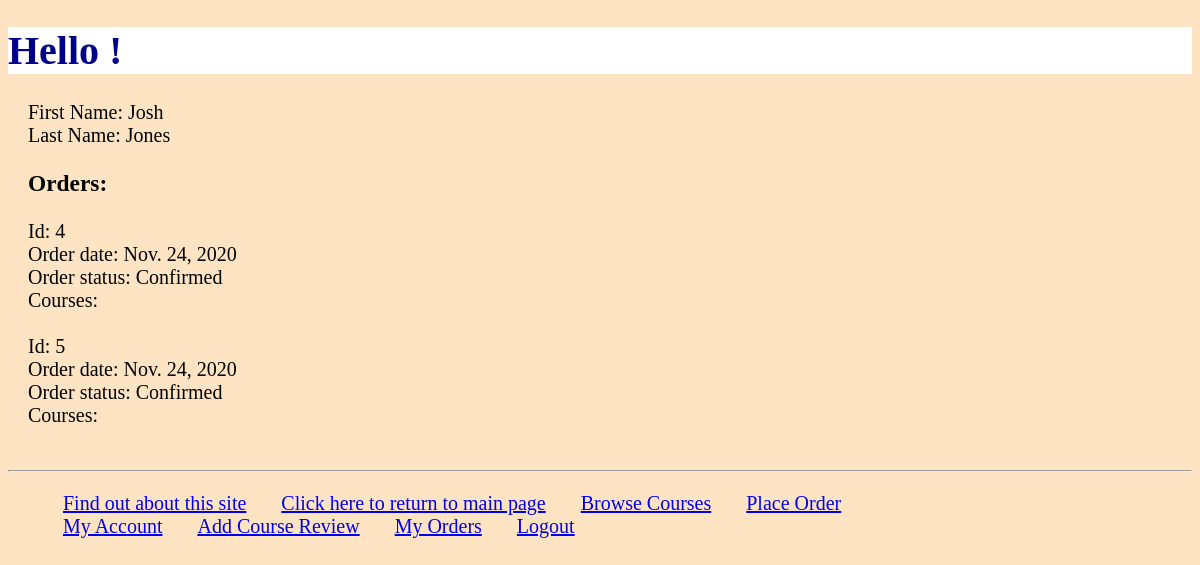
/myapp/myOrder/ (signed in), run on an earlier commit of the app's database.
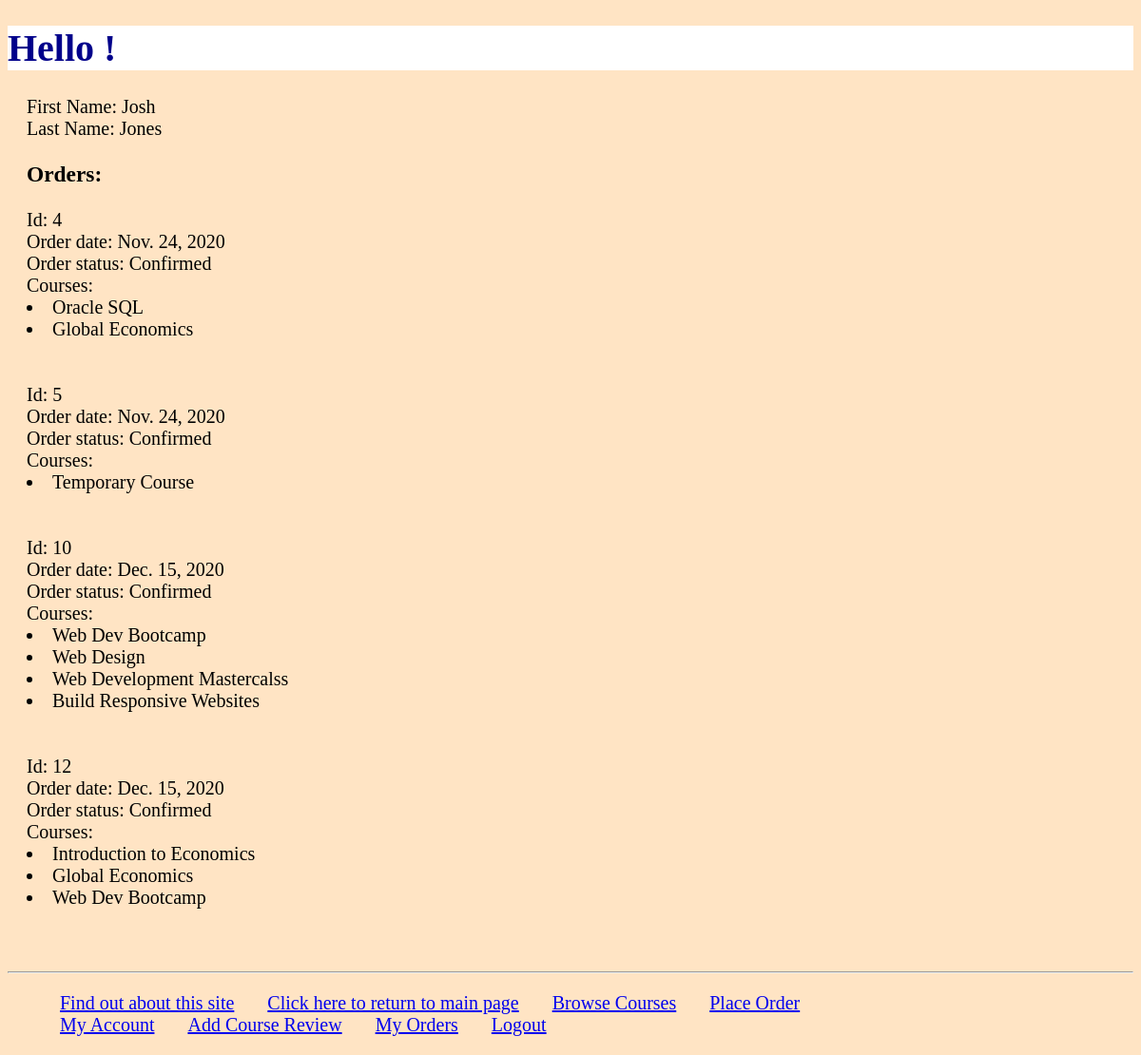
And on a later commit of the database.
### myapp/models.py (models this page shows, shortened)
class Order(models.Model):
    ORDER_STATUS_CHOICES = [(0, 'Cancelled'), (1, 'Confirmed'), (2, 'On Hold')]
    courses = models.ManyToManyField(Course, blank=True)
    student = models.ForeignKey(Student, related_name="orders", on_delete=models.CASCADE)
    order_status = models.IntegerField(choices=ORDER_STATUS_CHOICES, default=1)
    order_date = models.DateField(default=timezone.now)

class Course(models.Model):
    title = models.CharField(max_length=200)
    topic = models.ForeignKey(Topic, related_name='courses', on_delete=models.CASCADE)
    price = models.DecimalField(max_digits=10, decimal_places=2, validators=[validate_price])
    for_everyone = models.BooleanField(default=True)
    description = models.TextField(blank=True)
    num_reviews = models.PositiveIntegerField(default=0)

### myapp/views.py (the view)
# urls.py: path(r'myOrder/', views.myOrder, name='myOrder'),
def myOrder(request):
    try:
        if request.user.is_authenticated:
            student = Student.objects.get(id=request.user.id)
            if student:
                user = get_object_or_404(Student, pk=request.user.id)
                order_list = Order.objects.filter(student=student)
                if order_list.exists():
                    return render(request, 'myapp/myorder.html', {'user': user, 'order_list': order_list})
                else:
                    return HttpResponse("you have not ordered anything yet")
            else:
                return HttpResponse("User not found")
    except:
        return HttpResponse("you are not registered as a student")

### myapp/templates/myapp/myorder.html (shortened to what this page needs)
{% extends 'myapp/base.html' %}
{% block body_block %}
    <div style="margin-left:20px;margin-top:20px">
<p>
        First Name: {{ user.first_name }}<br>
        Last Name: {{ user.last_name }}<br>
        {% if order_list %}
            <h3>Orders:</h3>
            {% for order in order_list %}
                Id: {{ order.id }}<br>
                Order date: {{ order.order_date }}<br>
                Order status:
                {% if order.order_status == 1 %}
                    Confirmed
                {% elif order.order_status == 0 %}
                    Cancelled
                {% elif order.order_status == 2 %}
                    On Hold
                {% endif %}
                <br>
                Courses:
                {% for course in order.courses.all %}
                    <li> {{ course.title }} </li>
                {% endfor %}
                <br /><br />
            {% endfor %}
        {% else %}
            <p>You have not placed any order yet!</p>
        {% endif %}
    </p>
      </div>
{% endblock %}

What changed in the data, as far as the page shows it:
changed Order id 4: gains Course (title "Oracle SQL")
now on this page (row edited): Course: title "Global Economics"
changed Order id 5: gains Course (title "Temporary Course")
added Order: id "10", order_date "Dec. 15, 2020", order_status "Confirmed"
now on this page (row unchanged): Course: title "Web Dev Bootcamp"
now on this page (row edited): Course: title "Web Design", shown under "10"
now on this page (row unchanged): Course: title "Web Development Mastercalss", shown under "10"
now on this page (row unchanged): Course: title "Build Responsive Websites", shown under "10"
added Order: id "12", order_date "Dec. 15, 2020", order_status "Confirmed"
now on this page (row unchanged): Course: title "Introduction to Economics", shown under "12"
